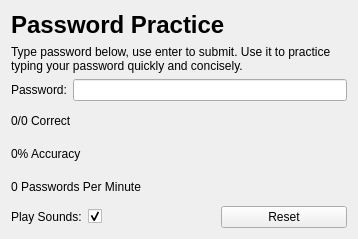
<?xml version="1.0" encoding="UTF-8"?>
<ui version="4.0">
 <class>MainWindow</class>
 <widget class="QMainWindow" name="MainWindow">
  <property name="geometry">
   <rect>
    <x>0</x>
    <y>0</y>
    <width>358</width>
    <height>239</height>
   </rect>
  </property>
  <property name="windowTitle">
   <string>Password Practice</string>
  </property>
  <widget class="QWidget" name="centralWidget">
   <layout class="QVBoxLayout" name="verticalLayout">
    <item>
     <widget class="QLabel" name="label">
      <property name="sizePolicy">
       <sizepolicy hsizetype="Preferred" vsizetype="Minimum">
        <horstretch>0</horstretch>
        <verstretch>0</verstretch>
       </sizepolicy>
      </property>
      <property name="text">
       <string>&lt;h1&gt;Password Practice&lt;/h1&gt;</string>
      </property>
     </widget>
    </item>
    <item>
     <widget class="QLabel" name="label_3">
      <property name="sizePolicy">
       <sizepolicy hsizetype="Preferred" vsizetype="Preferred">
        <horstretch>0</horstretch>
        <verstretch>0</verstretch>
       </sizepolicy>
      </property>
      <property name="text">
       <string>&lt;p&gt;Type password below, use enter to submit. Use it to practice typing your password quickly and concisely.&lt;/p&gt;</string>
      </property>
      <property name="wordWrap">
       <bool>true</bool>
      </property>
      <property name="margin">
       <number>0</number>
      </property>
     </widget>
    </item>
    <item>
     <layout class="QHBoxLayout" name="horizontalLayout">
      <item>
       <widget class="QLabel" name="label_2">
        <property name="text">
         <string>Password:</string>
        </property>
       </widget>
      </item>
      <item>
       <widget class="QLineEdit" name="password">
        <property name="echoMode">
         <enum>QLineEdit::Password</enum>
        </property>
       </widget>
      </item>
     </layout>
    </item>
    <item>
     <widget class="QLabel" name="correct">
      <property name="sizePolicy">
       <sizepolicy hsizetype="Expanding" vsizetype="Preferred">
        <horstretch>0</horstretch>
        <verstretch>0</verstretch>
       </sizepolicy>
      </property>
      <property name="text">
       <string>0/0 Correct</string>
      </property>
     </widget>
    </item>
    <item>
     <widget class="QLabel" name="accuracy">
      <property name="text">
       <string>0% Accuracy</string>
      </property>
     </widget>
    </item>
    <item>
     <widget class="QLabel" name="speed">
      <property name="text">
       <string>0 Passwords Per Minute</string>
      </property>
     </widget>
    </item>
    <item>
     <layout class="QHBoxLayout" name="horizontalLayout_4">
      <item>
       <widget class="QLabel" name="label_8">
        <property name="sizePolicy">
         <sizepolicy hsizetype="Fixed" vsizetype="Preferred">
          <horstretch>0</horstretch>
          <verstretch>0</verstretch>
         </sizepolicy>
        </property>
        <property name="text">
         <string>Play Sounds:</string>
        </property>
       </widget>
      </item>
      <item>
       <widget class="QCheckBox" name="playSounds">
        <property name="text">
         <string/>
        </property>
        <property name="checked">
         <bool>true</bool>
        </property>
       </widget>
      </item>
      <item>
       <widget class="QPushButton" name="pushButton">
        <property name="text">
         <string>Reset</string>
        </property>
       </widget>
      </item>
     </layout>
    </item>
   </layout>
  </widget>
 </widget>
 <layoutdefault spacing="6" margin="11"/>
 <resources/>
 <connections/>
</ui>
